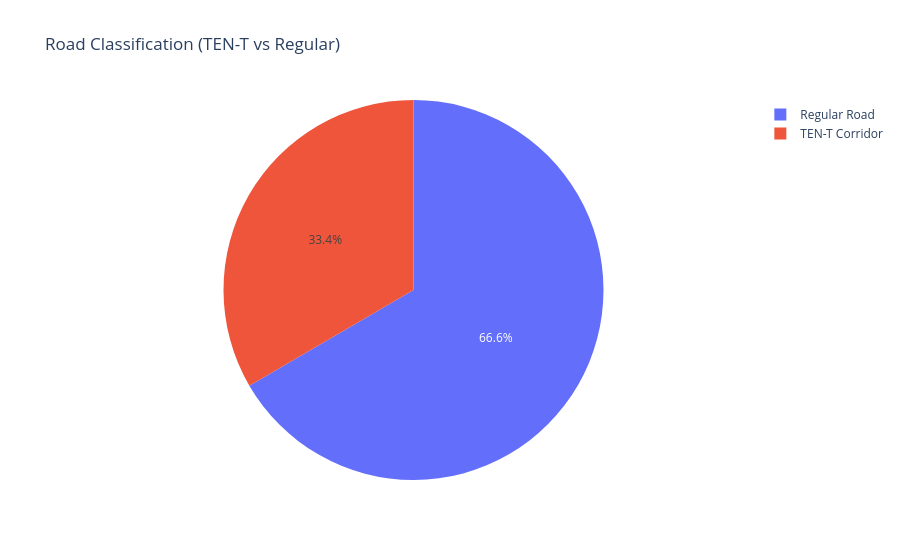

Notebook code cell kept with this figure:
### Markdown cell above
## TEN-T Corridor Status

### Code cell
tent_counts = gdf['is_tent'].value_counts()
print('TEN-T status distribution:')
print(f'  TEN-T corridors: {tent_counts.get(1, 0)} ({tent_counts.get(1, 0) / len(gdf) * 100:.1f}%)')
print(f'  Non-TEN-T: {tent_counts.get(0, 0)} ({tent_counts.get(0, 0) / len(gdf) * 100:.1f}%)')

# Fix: ensure data  has both categories  
if len(tent_counts) > 1:
    labels = ['Regular Road', 'TEN-T Corridor']
    values = [tent_counts[0], tent_counts[1]]
elif tent_counts.index[0] == 1:
    # All are TEN-T
    labels = ['TEN-T Corridor']
    values = [tent_counts[1]]
else:
    # All are regular
    labels = ['Regular Road']
    values = [tent_counts[0]]

fig = px.pie(
    values=values,
    names=labels,
    title='Road Classification (TEN-T vs Regular)',
)
fig.show()

### Figure 1 — Plotly figure (JSON) as saved in the notebook; plotly's stock layout.template omitted (floating-point values rounded to 4 significant figures)
{"data": [{"domain": {"x": [0, 1], "y": [0, 1]}, "hovertemplate": "label=%{label}<br>value=%{value}<extra></extra>", "labels": ["Regular Road", "TEN-T Corridor"], "legendgroup": "", "name": "", "showlegend": true, "type": "pie", "values": [1067, 535]}], "layout": {"legend": {"tracegroupgap": 0}, "title": {"text": "Road Classification (TEN-T vs Regular)"}}}
